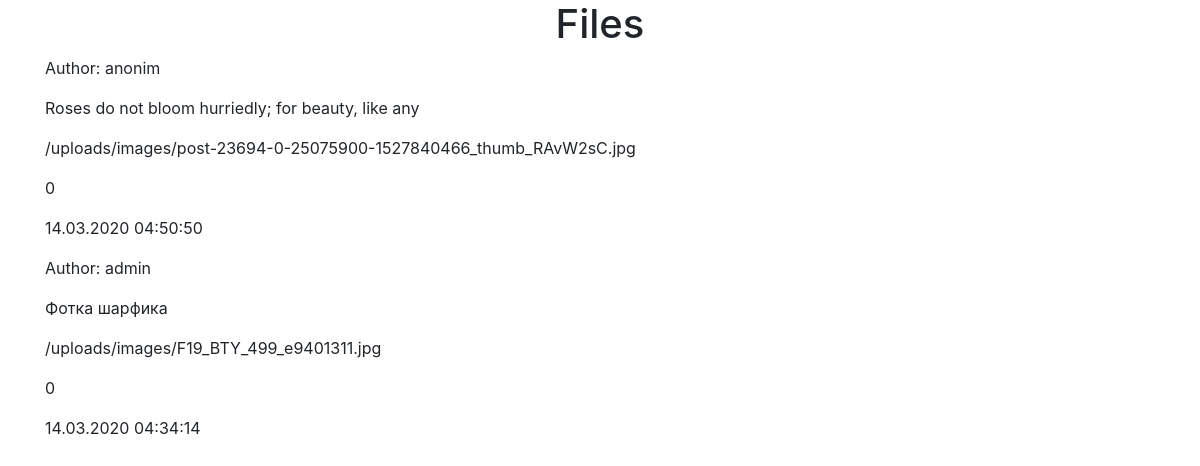
The page / on the database its author committed.
### webapp/models.py (models this page shows, shortened)
class File(models.Model):
    author = models.ForeignKey(User, on_delete=models.PROTECT, null=True, blank=True, related_name="files",
                               verbose_name="Автор")
    file = models.FileField(upload_to='images', verbose_name="File")
    caption = models.CharField(max_length=50, verbose_name="Caption")
    access = models.CharField(max_length=20, choices=ACCESS_CHOICES, default=ACCESS_CHOICES[0][0],
                              verbose_name='Access')
    created_at = models.DateTimeField(auto_now_add=True, verbose_name="Created date")

### webapp/views.py (the view)
# urls.py: path('', IndexView.as_view(), name='index'),
class IndexView(ListView):
    model = File
    template_name = 'file/list.html'
    ordering = ['-created_at']
    paginate_by = 10
    paginate_orphans = 2

### webapp/templates/file/list.html (shortened to what this page needs)
{% extends 'base.html' %}
{% block content %}
    <h1 class="text-center">Files</h1>
        {% for file in file_list %}
            {% if file.author %}
                <p>Author: {{ file.author.username }}</p>
                {% else %}
                <p>Author: anonim</p>
            {% endif %}
            <p>{{ file.caption }}</p>
            <p>{{ file.file.url }}</p>
            <p>{{ file.access}}</p>
            <p>{{ file.created_at|date:'d.m.Y H:i:s' }}</p>
        {% endfor %}
{% endblock %}

### webapp/templates/base.html (shortened to what this page needs)
{% load static %}
<!doctype html>
<html lang="en">
<head>
    <link rel="stylesheet" href="https://stackpath.bootstrapcdn.com/bootstrap/4.3.1/css/bootstrap.min.css">
    <link rel="stylesheet" href="{% static "css/style.css" %}">
</head>
<body>
<div class="container">
    {% block content %}{% endblock %}
</div>
</body>
</html>

### rows shown on the page
File: shows "Author: anonim", caption "Roses do not bloom hurriedly; for beauty, like any", file "/uploads/images/post-23694-0-25075900-1527840466_thumb_RAvW2sC.jpg", access "0", created_at "14.03.2020 04:50:50"
File: author.username "admin", caption "Фотка шарфика", file "/uploads/images/F19_BTY_499_e9401311.jpg", access "0", created_at "14.03.2020 04:34:14"
